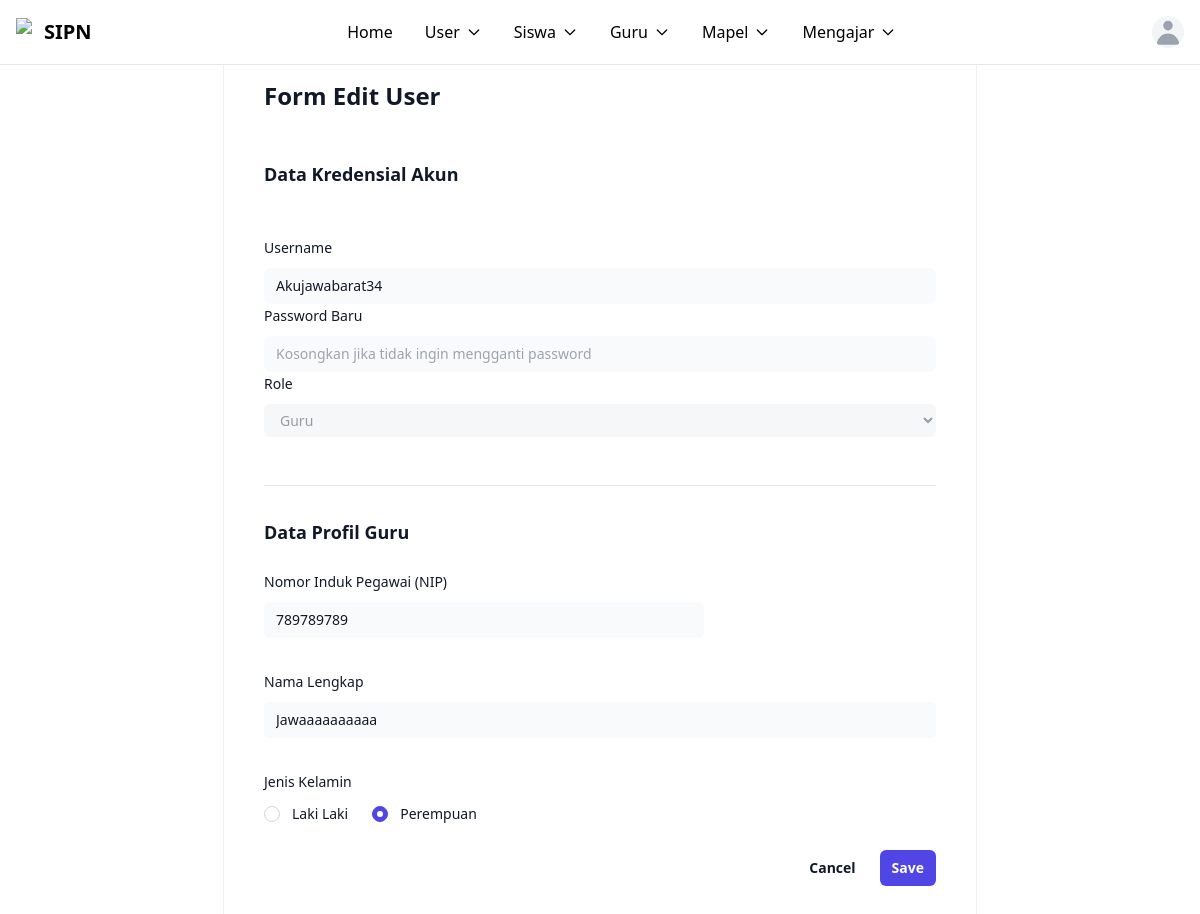
Screenshot of /edit.php?id=256&page=table.php (signed in) with the database file from the repository.
### tables this page shows
CREATE TABLE `guru` (
  `id` int NOT NULL,
  `nip` varchar(20) NOT NULL,
  `nama` varchar(100) NOT NULL,
  `jenis_kelamin` enum('L','P') NOT NULL,
  `user_id` int NOT NULL
);

CREATE TABLE `users` (
  `id` int NOT NULL,
  `username` varchar(50) NOT NULL,
  `password` varchar(255) NOT NULL,
  `role` enum('admin','guru','siswa') NOT NULL,
  `created_at` timestamp NOT NULL
);

### edit.php (the view, shortened to what this page needs)
<?php
include __DIR__ . '/kon.php';
$id = $_GET['id'];
$returnPage = $_GET['page'] ?? 'tabeluseraja.php';
if (!in_array($returnPage, ['tabeluseraja.php', 'daftarsiswa.php', 'daftarguru.php'], true)) {
  $returnPage = 'tabeluseraja.php';
}
$sql_tampil = "SELECT u.*,
        s.id AS siswa_id, s.nis, s.kelas, s.jenis_kelamin AS siswa_jk, s.nama AS siswa_nama,
        g.id AS guru_id, g.nip, g.jenis_kelamin AS guru_jk, g.nama AS guru_nama
    FROM users u
    LEFT JOIN siswa s ON s.users_id = u.id
    LEFT JOIN guru g ON g.user_id = u.id
    WHERE u.id = '$id'";
$query = mysqli_query($conn, $sql_tampil);
$user = mysqli_fetch_assoc($query);
include __DIR__ . '/navbar.php';
?>
<main class="mx-auto max-w-7xl px-4 py-10 sm:px-6 lg:px-8 grid grid-cols-12 gap-4">
    <form class="col-span-12 md:col-span-8 md:col-start-3 bg-white p-6 sm:p-10 shadow-sm ring-1 ring-gray-900/5 rounded-xl" action="edit.php" method="POST">
      <div class="space-y-12">
        <h1 class="text-2xl font-extrabold text-gray-900">Form Edit User</h1>
        <h2 class="text-lg font-semibold text-gray-900">Data Kredensial Akun</h2>
        <div class="sm:col-span-6">
          <div class="sm:col-span-6">
            <label for="username" class="block text-sm/6 font-medium text-gray-900">Username</label>
            <div class="mt-2">
              <input id="username" type="text" name="username" value="<?php echo $user['username'] ?? ''; ?>" autocomplete="username" class="block w-full rounded-md bg-gray-50 px-3 py-1.5 text-base text-gray-900 outline-1 -outline-offset-1 outline-gray-300 placeholder:text-gray-400 focus:outline-2 focus:-outline-offset-2 focus:outline-indigo-600 sm:text-sm/6" required />
            </div>
          </div>
          <div class="sm:col-span-6">
            <label for="password" class="block text-sm/6 font-medium text-gray-900">Password Baru</label>
            <div class="mt-2">
              <input id="password" type="password" name="password" autocomplete="new-password" placeholder="Kosongkan jika tidak ingin mengganti password" class="block w-full rounded-md bg-gray-50 px-3 py-1.5 text-base text-gray-900 outline-1 -outline-offset-1 outline-gray-300 placeholder:text-gray-400 focus:outline-2 focus:-outline-offset-2 focus:outline-indigo-600 sm:text-sm/6" />
            </div>
          </div>
          <div class="sm:col-span-6">
            <label for="role" class="block text-sm/6 font-medium text-gray-900">Role</label>
            <div class="mt-2">
              <select id="role" disabled class="block w-full rounded-md bg-gray-100 px-3 py-1.5 text-base text-gray-500 outline-1 -outline-offset-1 outline-gray-300 sm:text-sm/6">
                <option value="guru" <?php echo (($user['role'] ?? '') === 'guru') ? 'selected' : ''; ?>>Guru</option>
              </select>
            </div>
          </div>
        </div>
        <?php if (($user['role'] ?? '') === 'siswa'): ?>
        <div class="border-t border-gray-900/10 pt-8">
          <h2 class="text-lg font-semibold text-gray-900">Data Profil Siswa</h2>
          <div class="mt-6 grid grid-cols-1 gap-x-6 gap-y-8 sm:grid-cols-6">
            <div class="sm:col-span-4">
              <label for="nisn" class="block text-sm/6 font-medium text-gray-900">Nomor Induk Siswa (NISN)</label>
              <div class="mt-2">
                <input id="nisn" type="text" name="nisn" value="<?php echo $user['nis'] ?? ''; ?>" class="block w-full rounded-md bg-gray-50 px-3 py-1.5 text-base text-gray-900 outline-1 -outline-offset-1 outline-gray-300 placeholder:text-gray-400 focus:outline-2 focus:-outline-offset-2 focus:outline-indigo-600 sm:text-sm/6" required />
              </div>
            </div>
            <div class="sm:col-span-6">
              <label for="namalengkap" class="block text-sm/6 font-medium text-gray-900">Nama Lengkap</label>
              <div class="mt-2">
                <input id="namalengkap" type="text" name="namalengkap" value="<?php echo $user['siswa_nama'] ?? ''; ?>" class="block w-full rounded-md bg-gray-50 px-3 py-1.5 text-base text-gray-900 outline-1 -outline-offset-1 outline-gray-300 placeholder:text-gray-400 focus:outline-2 focus:-outline-offset-2 focus:outline-indigo-600 sm:text-sm/6" required />
              </div>
            </div>
            <div class="sm:col-span-4">
              <label for="kelas" class="block text-sm/6 font-medium text-gray-900">Kelas Siswa</label>
              <div class="mt-2">
                <input id="kelas" type="text" name="kelas" value="<?php echo $user['kelas'] ?? ''; ?>" class="block w-full rounded-md bg-gray-50 px-3 py-1.5 text-base text-gray-900 outline-1 -outline-offset-1 outline-gray-300 placeholder:text-gray-400 focus:outline-2 focus:-outline-offset-2 focus:outline-indigo-600 sm:text-sm/6" required />
              </div>
            </div>
            <div class="sm:col-span-6">
              <label class="block text-sm/6 font-medium text-gray-900">Jenis Kelamin</label>
              <fieldset class="mt-2 flex items-center gap-x-6">
                <div class="flex items-center gap-x-3">
                  <input id="siswa-laki-laki" type="radio" name="jeniskelamin" value="L" <?php echo (($user['siswa_jk'] ?? '') === 'L') ? 'checked' : ''; ?> class="relative size-4 appearance-none rounded-full border border-gray-300 bg-white before:absolute before:inset-1 before:rounded-full before:bg-white not-checked:before:hidden checked:border-indigo-600 checked:bg-indigo-600 focus-visible:outline-2 focus-visible:outline-offset-2 focus-visible:outline-indigo-600" required />
                  <label for="siswa-laki-laki" class="block text-sm/6 font-medium text-gray-900">Laki Laki</label>
                </div>
                <div class="flex items-center gap-x-3">
                  <input id="siswa-perempuan" type="radio" name="jeniskelamin" value="P" <?php echo (($user['siswa_jk'] ?? '') === 'P') ? 'checked' : ''; ?> class="relative size-4 appearance-none rounded-full border border-gray-300 bg-white before:absolute before:inset-1 before:rounded-full before:bg-white not-checked:before:hidden checked:border-indigo-600 checked:bg-indigo-600 focus-visible:outline-2 focus-visible:outline-offset-2 focus-visible:outline-indigo-600" />
                  <label for="siswa-perempuan" class="block text-sm/6 font-medium text-gray-900">Perempuan</label>
                </div>
              </fieldset>
            </div>
            <input type="hidden" name="siswa_id" value="<?php echo $user['siswa_id'] ?? ''; ?>">
          </div>
        </div>
        <?php elseif (($user['role'] ?? '') === 'guru'): ?>
        <div class="border-t border-gray-900/10 pt-8">
          <h2 class="text-lg font-semibold text-gray-900">Data Profil Guru</h2>
          <div class="mt-6 grid grid-cols-1 gap-x-6 gap-y-8 sm:grid-cols-6">
            <div class="sm:col-span-4">
              <label for="nip" class="block text-sm/6 font-medium text-gray-900">Nomor Induk Pegawai (NIP)</label>
              <div class="mt-2">
                <input id="nip" type="text" name="nip" value="<?php echo $user['nip'] ?? ''; ?>" class="block w-full rounded-md bg-gray-50 px-3 py-1.5 text-base text-gray-900 outline-1 -outline-offset-1 outline-gray-300 placeholder:text-gray-400 focus:outline-2 focus:-outline-offset-2 focus:outline-indigo-600 sm:text-sm/6" required />
              </div>
            </div>
            <div class="sm:col-span-6">
              <label for="namalengkap" class="block text-sm/6 font-medium text-gray-900">Nama Lengkap</label>
              <div class="mt-2">
                <input id="namalengkap" type="text" name="namalengkap" value="<?php echo $user['guru_nama'] ?? ''; ?>" class="block w-full rounded-md bg-gray-50 px-3 py-1.5 text-base text-gray-900 outline-1 -outline-offset-1 outline-gray-300 placeholder:text-gray-400 focus:outline-2 focus:-outline-offset-2 focus:outline-indigo-600 sm:text-sm/6" required />
              </div>
            </div>
            <div class="sm:col-span-6">
              <label class="block text-sm/6 font-medium text-gray-900">Jenis Kelamin</label>
              <fieldset class="mt-2 flex items-center gap-x-6">
                <div class="flex items-center gap-x-3">
                  <input id="guru-laki-laki" type="radio" name="jeniskelamin" value="L" <?php echo (($user['guru_jk'] ?? '') === 'L') ? 'checked' : ''; ?> class="relative size-4 appearance-none rounded-full border border-gray-300 bg-white before:absolute before:inset-1 before:rounded-full before:bg-white not-checked:before:hidden checked:border-indigo-600 checked:bg-indigo-600 focus-visible:outline-2 focus-visible:outline-offset-2 focus-visible:outline-indigo-600" required />
                  <label for="guru-laki-laki" class="block text-sm/6 font-medium text-gray-900">Laki Laki</label>
                </div>
                <div class="flex items-center gap-x-3">
                  <input id="guru-perempuan" type="radio" name="jeniskelamin" value="P" <?php echo (($user['guru_jk'] ?? '') === 'P') ? 'checked' : ''; ?> class="relative size-4 appearance-none rounded-full border border-gray-300 bg-white before:absolute before:inset-1 before:rounded-full before:bg-white not-checked:before:hidden checked:border-indigo-600 checked:bg-indigo-600 focus-visible:outline-2 focus-visible:outline-offset-2 focus-visible:outline-indigo-600" />
                  <label for="guru-perempuan" class="block text-sm/6 font-medium text-gray-900">Perempuan</label>
                </div>
              </fieldset>
            </div>
          </div>
        </div>
        <?php endif; ?>
      </div>
      <div class="mt-6 flex items-center justify-end gap-x-6">
        <a href="<?php echo htmlspecialchars($returnPage, ENT_QUOTES, 'UTF-8'); ?>" class="text-sm/6 font-semibold text-gray-900">Cancel</a>
        <button type="submit" class="rounded-md bg-indigo-600 px-3 py-2 text-sm font-semibold text-white shadow-xs hover:bg-indigo-500 focus-visible:outline-2 focus-visible:outline-offset-2 focus-visible:outline-indigo-600">Save</button>
      </div>
    </form>
</main>

### rows the page displays
guru: username "Akujawabarat34", nip "789789789", namalengkap "Jawaaaaaaaaaa", jenis_kelamin "☐ Laki Laki", jenis_kelamin "☑ Perempuan"
users: role "Guru"
